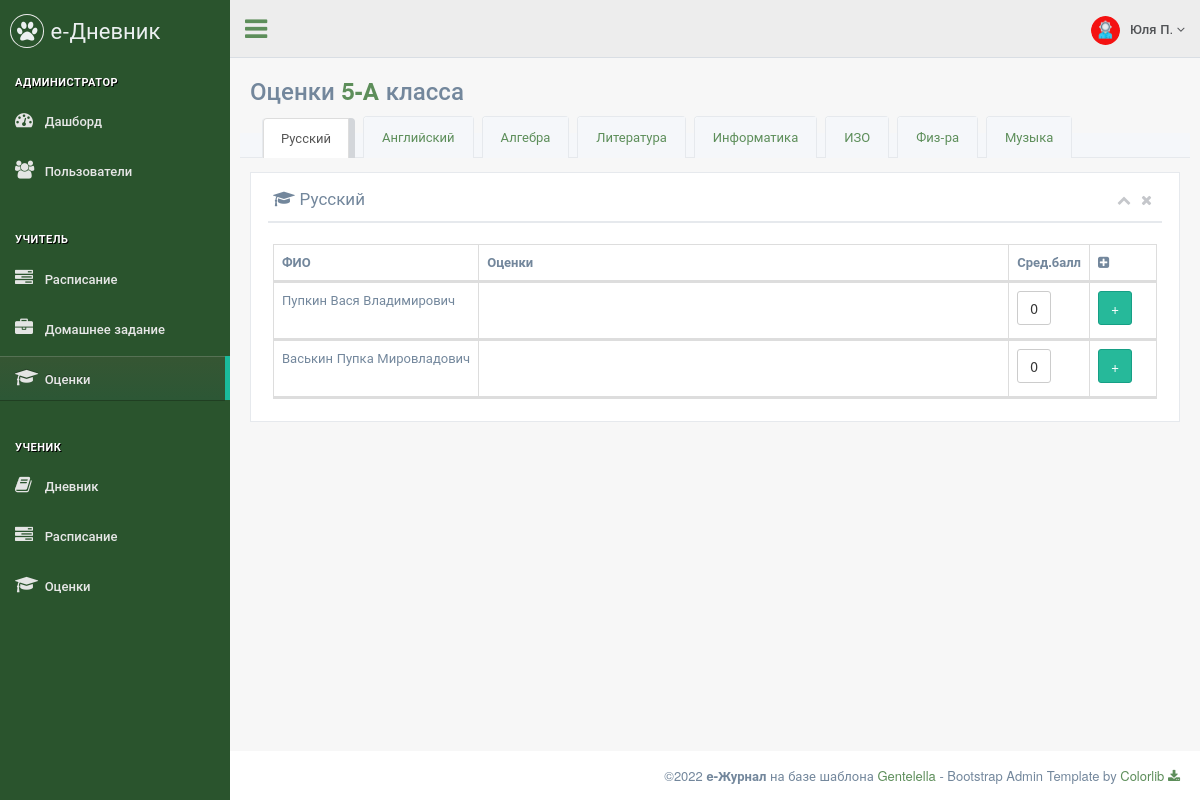
/teacher/grade/Русский (signed in), run on the app's committed database.
### data/menu.py (models this page shows)
class Menu(ORMBase):
    __tablename__ = 'menu'
    id = Column(Integer, primary_key=True, autoincrement=True, unique=True)
    name = Column(String, nullable=True)
    section = Column(String, nullable=True)
    title = Column(String, nullable=True)
    icon = Column(String, nullable=True)
    ref = Column(String, nullable=True)
    roles = Column(String, nullable=True)
    order = Column(Integer, nullable=True)

### data/users.py (models this page shows)
class Users(ORMBase, UserMixin):
    __tablename__ = 'users'
    __json_exclude__ = set(["password"])
    id = Column(Integer, primary_key=True, autoincrement=True, unique=True)
    name = Column(String, nullable=True)
    surname = Column(String, nullable=True)
    otchestvo = Column(String, nullable=True)
    login = Column(String, nullable=True)
    password = Column(String, nullable=True)
    role = Column(String, nullable=True)
    class_id = Column(Integer, ForeignKey('classes.cl_id'), nullable=True)
    active = Column(Integer, nullable=True)

### main.py (the view)
@app.route('/teacher/grade/<subj>', methods=['POST', 'GET'])
def teacher_grade(subj):
    if request.method == 'POST':
        gr = Grade()
        gr.date = request.form['date']
        gr.subject = subj
        gr.user_id = request.form['id']
        gr.grade = request.form['grade']
        gr.reason = request.form['reason']
        session.add(gr)
        session.commit()
        return redirect(f"/teacher/grade/{subj}")
    elif request.method == 'GET':
        cls_cur = session.query(Classes).filter(Classes.cl_id == current_user.class_id).first()
        class_name = str(cls_cur.number) + '-' + cls_cur.letter
        lst_obj = ['Русский', 'Английский', 'Алгебра', 'Литература', 'Информатика', 'ИЗО', 'Физ-ра', 'Музыка']
        reason_obj = ['Домашняя работа', 'Работа в классе', 'Самостоятельная', 'Контрольная']
        std_all_inf = session.query(Users).filter(Users.class_id == current_user.class_id,
                                                  Users.role == 'student').all()
        grades_list = dict()
        for std in std_all_inf:
            key = f'{std.surname} {std.name} {std.otchestvo}'
            grades_list[key] = session.query(Grade).filter(Grade.user_id == std.id, Grade.subject == subj).all()
            if grades_list[key] is None:
                grades_list[key] = list()
            else:
                grades_std = list()
                for d in grades_list[key]:
                    grades_std.append([d.grade, d.reason, d.date])
                grades_list[key] = (grades_std, std.id)
        students = list()
        for k in grades_list.keys():
            if len(grades_list[k]) != 0:
                grades, id = grades_list[k]
                students.append([k, grades, round(0 if len(grades) == 0 else sum([x[0] for x in grades]) / len(grades), 2), id])
            else:
                students.append([k, '', 0.0])
        return render_page(['admin', 'teacher'], '/teacher/grade/Русский', 'teacher_grade.html',
                           class_name=class_name,
                           students=students,
                           obj=subj,
                           lst_obj=lst_obj,
                           reason_obj=reason_obj)

### main.py (called while the page is built)
@login_manager.user_loader
def load_user(user_id):
    return session.query(Users).get(user_id)

def get_menu(role):
    items = session.query(Menu).filter(Menu.roles.ilike(f'%{role}%')).all()
    menu = dict()
    section = ""
    for item in items:
        if item.section:
            arr = menu.get(section)
            arr.append(item)
            menu[section] = arr
        else:
            section = item.title
            menu[section] = []
    return menu

def render_page(roles, ref, template, **context):
    if not login_fresh():
        return render_403()
    else:
        if current_user.role in roles:
            menu = get_menu(current_user.role)
            if not context:
                context = dict()
            context["menu"] = menu
            context["ref"] = ref
            context["role"] = current_user.role
            context["username"] = f"{current_user.name} {current_user.surname[0]}."
            return render_template(template, **context)
        else:
            return render_403()

### templates/teacher_grade.html (shortened to what this page needs)
{% extends "page_base.html" %}
{% block content %}
<div class="">
    <div class="page-title">
        <div class="title_left">
            <h3>Оценки <b><span style="color: #5d8e5a;">{{ class_name }}</span></b> класса</h3>
        </div>
        <div class="clearfix"></div>
        <div class="row">
            <div class="" role="tabpanel" data-example-id="togglable-tabs">
                <ul id="myTab" class="nav nav-tabs bar_tabs" role="tablist">
                    {% for ob in lst_obj %}
                    {% if ob == obj %}
                    <li role="presentation" class="active">
                    {% else %}
                    <li role="presentation" class="">
                    {% endif %}
                        <a class="nav-link" href={{ob}}>{{ob}}</a>
                    </li>
                    {% endfor %}
                </ul>
            </div>
            <div class="col-md-12 col-sm-12 col-xs-12">
                <div class="x_panel">
                    <div class="x_title">
                        <h2><i class="fa fa-graduation-cap"></i> {{obj}}</h2>
							<ul class="nav navbar-right panel_toolbox">
							  <li><a class="collapse-link"><i class="fa fa-chevron-up"></i></a></li>
							  <li><a class="close-link"><i class="fa fa-close"></i></a></li>
							</ul>
                        <div class="clearfix"></div>
                    </div>
                    <div class="x_content">
                        <table class="table table-striped table-bordered dt-responsive nowrap dataTable" cellspacing="0" width="100%">
                            <thead>
                            <tr>
                                <th width="100">ФИО</th>
                                <th>Оценки</th>
                                <th width="20">Сред.балл</th>
                                <th width="50"><i class="fa fa-plus-square"></i></th>
                            </tr>
                            {% for student in students %}
                            <tr>
                                <td>{{student[0]}}</td>
                                <td>
                                </td>
                                <td>
                                    <button type="button" class="btn btn-default me-md-2">{{student[2]}}</button>
                                </td>
                                <td>
                                    <button type="button" class="btn btn-success btn-add" title="Добавить"
                                            data-subj="{{obj}}"
                                            data-name="{{student[0]}}"
                                            data-student="{{student[3]}}"
                                            data-toggle="modal"
                                            data-target="#modal">
                                        +
                                    </button>
                                </td>
                            </tr>
                            {% endfor %}
                            </thead>
                        </table>
                    </div>
                </div>
            </div>
        </div>
    </div>
</div>
{% endblock %}

### templates/page_base.html (shortened to what this page needs)
<!DOCTYPE html>
<html lang="en">
  <head>
    <link href="/static/vendors/bootstrap/css/bootstrap.min.css" rel="stylesheet">
    <link href="/static/vendors/font-awesome/css/font-awesome.min.css" rel="stylesheet">
    <link href="/static/vendors/nprogress/nprogress.css" rel="stylesheet">
    <link href="/static/vendors/animate.css/animate.min.css" rel="stylesheet">
    <link href="/static/vendors/datatables.net-bs/css/dataTables.bootstrap.min.css" rel="stylesheet">
    <link href="/static/vendors/datatables.net-buttons-bs/css/buttons.bootstrap.min.css" rel="stylesheet">
    <link href="/static/vendors/datatables.net-fixedheader-bs/css/fixedHeader.bootstrap.min.css" rel="stylesheet">
    <link href="/static/vendors/datatables.net-responsive-bs/css/responsive.bootstrap.min.css" rel="stylesheet">
    <link href="/static/vendors/datatables.net-scroller-bs/css/scroller.bootstrap.min.css" rel="stylesheet">
    <link href="/static/vendors/switchery/switchery.css" rel="stylesheet">
    <link href="/static/vendors/bootstrap-datetimepicker/css/bootstrap-datetimepicker.css" rel="stylesheet">
    <link href="/static/css/custom.css" rel="stylesheet">
  </head>
  <body class="nav-md">
    <div class="container body">
      <div class="main_container">
        <div class="col-md-3 left_col">
          <div class="left_col scroll-view">
            <div class="navbar nav_title" style="border: 0;">
              <a href="index.html" class="site_title"><i class="fa fa-paw"></i> <span>е-Дневник</span></a>
            </div>
            <br />
            <div id="sidebar-menu" class="main_menu_side hidden-print main_menu">
              {% for section in menu.keys() %}
                <div class="menu_section">
                  <h3>{{ section }}</h3>
                  <ul class="nav side-menu">
                    {% for item in menu.get(section) %}
                      {% if item.ref == ref %}
                        <li class="active"><a href="{{ item.ref }}"><i class="{{ item.icon }}"></i> {{ item.title }}</a></li>
                      {% else %}
                        <li><a href="{{ item.ref }}"><i class="{{ item.icon }}"></i> {{ item.title }}</a></li>
                      {% endif %}
                    {% endfor %}
                  </ul>
                </div>
              {% endfor %}
            </div>
          </div>
        </div>
        <div class="top_nav">
          <div class="nav_menu">
            <nav>
              <div class="nav toggle">
                <a id="menu_toggle"><i class="fa fa-bars"></i></a>
              </div>
              <ul class="nav navbar-nav navbar-right">
                <li class="">
                  <a href="javascript:;" class="user-profile dropdown-toggle" data-toggle="dropdown" aria-expanded="false">
                    <img src="/static/images/{{ role }}.png" alt="">{{ username }}
                    <span class=" fa fa-angle-down"></span>
                  </a>
                </li>
              </ul>
            </nav>
          </div>
        </div>
        <div id="page-content" class="right_col" role="main">
          {% block content %}{% endblock %}
        </div>
        <footer>
          <div class="pull-right">
            ©2022 <b>e-Журнал</b> на базе шаблона <a href="https://colorlib.com/polygon/gentelella/index.html">Gentelella</a> - Bootstrap Admin Template by <a href="https://github.com/ColorlibHQ/gentelella">Colorlib <i class="fa fa-download"></i></a>
          </div>
          <div class="clearfix"></div>
        </footer>
      </div>
    </div>
  </body>
</html>

### data on the page
Menu: title "АДМИНИСТРАТОР"
Menu: title "Дашборд"
Menu: title "Пользователи"
Menu: title "УЧИТЕЛЬ"
Menu: title "Расписание"
Menu: title "Домашнее задание"
Menu: title "Оценки"
Menu: title "УЧЕНИК"
Menu: title "Дневник"
Menu: title "Расписание"
Menu: title "Оценки"
Users: role (picture)

### other printed values
{{ username }} "Юля П."
{{ class_name }} "5-А"
{{ ob }} "Русский" "Английский" "Алгебра" "Литература" "Информатика" "ИЗО" "Физ-ра" "Музыка"
{{ obj }} "Русский"
{{ student[0] }} "Пупкин Вася Владимирович" "Васькин Пупка Мировладович"
{{ student[2] }} "0" "0"
